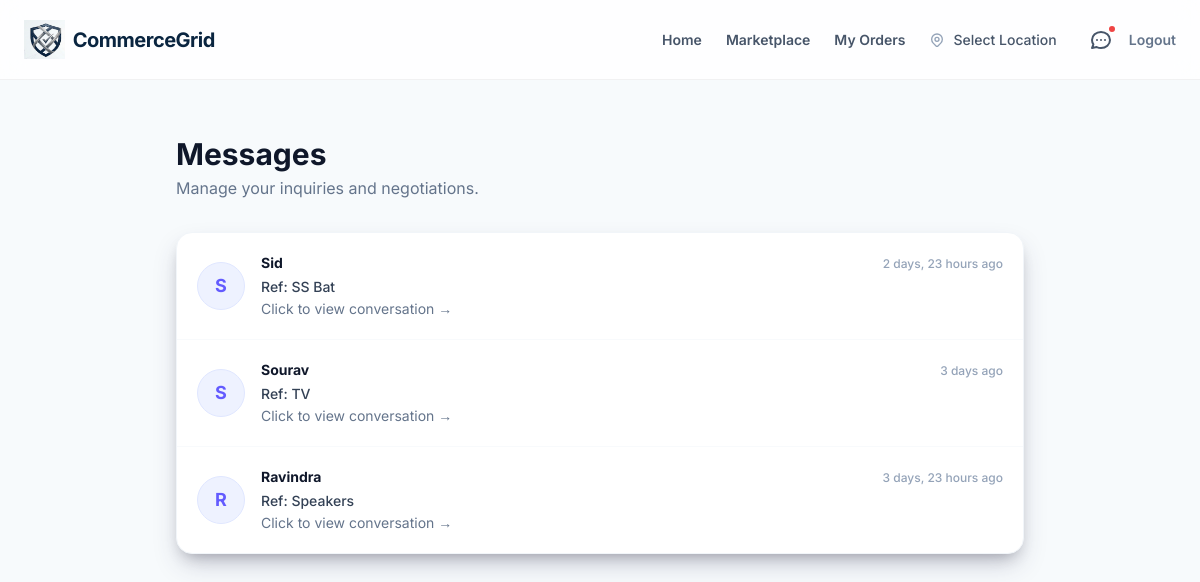
/messages/inbox/ (signed in), run on the app's committed database.
### messaging/models.py (models this page shows, shortened)
class Conversation(models.Model):
    buyer = models.ForeignKey(User, related_name='buyer_conversations', on_delete=models.CASCADE)
    seller = models.ForeignKey(User, related_name='seller_conversations', on_delete=models.CASCADE)
    product = models.ForeignKey(Product, on_delete=models.CASCADE)
    created_at = models.DateTimeField(auto_now_add=True)
    updated_at = models.DateTimeField(auto_now=True)
    class Meta:
        unique_together = ('buyer', 'seller', 'product')

### products/models.py (models this page shows, shortened)
class Product(models.Model):
    seller = models.ForeignKey(User, on_delete=models.CASCADE)
    category = models.ForeignKey(
        Category,
        on_delete=models.PROTECT
    )
    seller_category = models.ForeignKey(
        SellerCategory,
        on_delete=models.SET_NULL,
        null=True,
        blank=True
    )
    moq = models.PositiveIntegerField(
        default=1,
        help_text="Minimum order quantity"
    )
    title = models.CharField(max_length=200)
    description = models.TextField()
    price = models.DecimalField(max_digits=10, decimal_places=2)
    quantity = models.PositiveIntegerField()
    product_image = models.ImageField(upload_to='products/')
    is_active = models.BooleanField(default=True)
    created_at = models.DateTimeField(auto_now_add=True)
    location = models.CharField(max_length=100)

### messaging/views.py (the view)
# urls.py: path('inbox/', views.inbox, name='inbox'),
@login_required
def inbox(request):
    user = request.user
    conversations = Conversation.objects.filter(
        Q(buyer=user) | Q(seller=user)
    ).order_by('-updated_at')
    return render(request, 'messaging/inbox.html', {
        'conversations': conversations
    })

### messaging/templates/messaging/inbox.html (shortened to what this page needs)
{% extends 'base.html' %}
{% block content %}
<div class="max-w-4xl mx-auto px-6 py-10">
    <div class="mb-8">
        <h2 class="text-3xl font-bold text-slate-900">Messages</h2>
        <p class="text-slate-500 mt-1">Manage your inquiries and negotiations.</p>
    </div>
    <div class="bg-white rounded-2xl shadow-card border border-slate-100 overflow-hidden">
        {% if conversations %}
        <div class="divide-y divide-slate-50">
            {% for conv in conversations %}
                <a href="{% url 'messaging:conversation' conv.id %}"
                   class="block p-5 hover:bg-slate-50 transition duration-200 group relative">
                    <div class="flex items-center gap-4">
                        <div class="w-12 h-12 rounded-full bg-indigo-50 flex items-center justify-center text-[#635BFF] font-bold text-lg shrink-0 border border-indigo-100 group-hover:bg-[#635BFF] group-hover:text-white transition">
                            {% if user == conv.buyer %}
                                {{ conv.seller.username|slice:":1"|upper }}
                            {% else %}
                                {{ conv.buyer.username|slice:":1"|upper }}
                            {% endif %}
                        </div>
                        <div class="flex-1 min-w-0">
                            <div class="flex justify-between items-baseline mb-1">
                                <h3 class="text-sm font-bold text-slate-900 truncate">
                                    {% if user == conv.buyer %}
                                        {{ conv.seller.username }}
                                    {% else %}
                                        {{ conv.buyer.username }}
                                    {% endif %}
                                </h3>
                                <span class="text-xs text-slate-400 font-medium">
                                    {{ conv.updated_at|timesince }} ago
                                </span>
                            </div>
                            <p class="text-sm font-medium text-slate-700 truncate mb-0.5">
                                Ref: {{ conv.product.title }}
                            </p>
                            <p class="text-sm text-slate-500 truncate group-hover:text-[#635BFF] transition">
                                Click to view conversation &rarr;
                            </p>
                        </div>
                    </div>
                </a>
            {% endfor %}
        </div>
        {% endif %}
    </div>
</div>
{% endblock %}

### templates/base.html (style rules this page uses)
body { background-color: #F7FAFC; color: #1A202C; }

### data on the page
Conversation: seller.username "S", seller.username "Sid", updated_at "2 days, 23 hours", product "SS Bat"
Conversation: seller.username "S", seller.username "Sourav", updated_at "3 days", product "TV"
Conversation: seller.username "R", seller.username "Ravindra", updated_at "3 days, 23 hours", product "Speakers"
